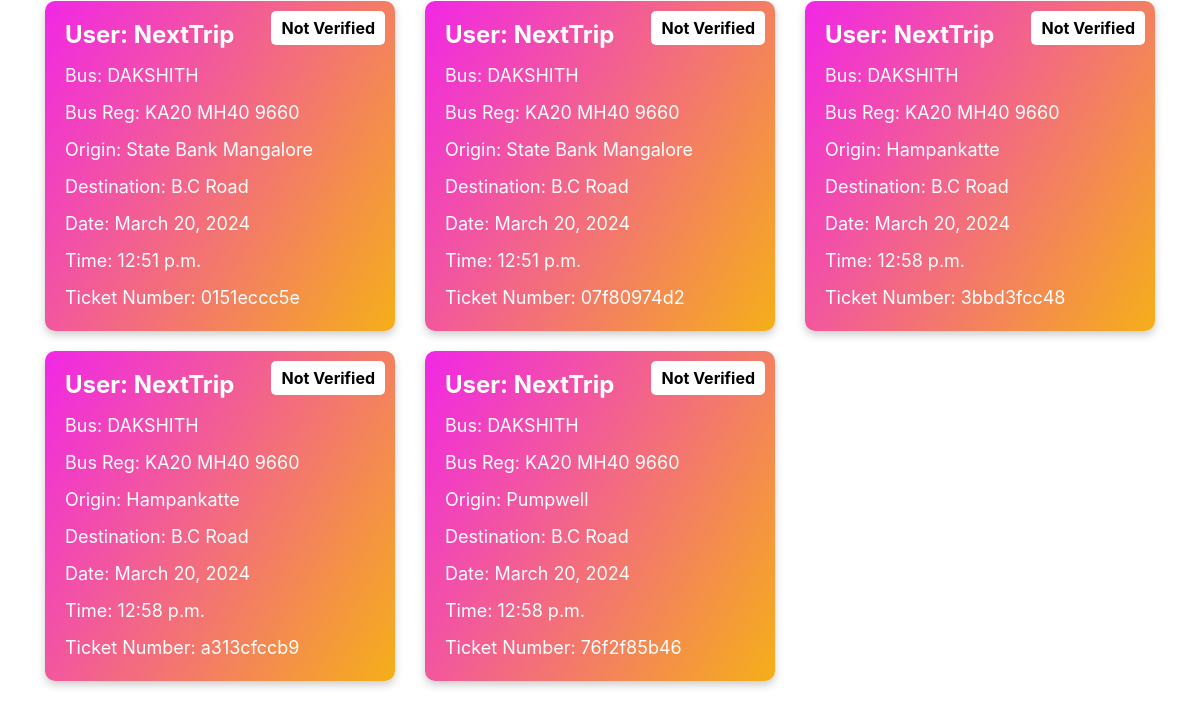
/buytickets/ticket-details/ (signed in, lower part), run on an earlier commit of the app's database.
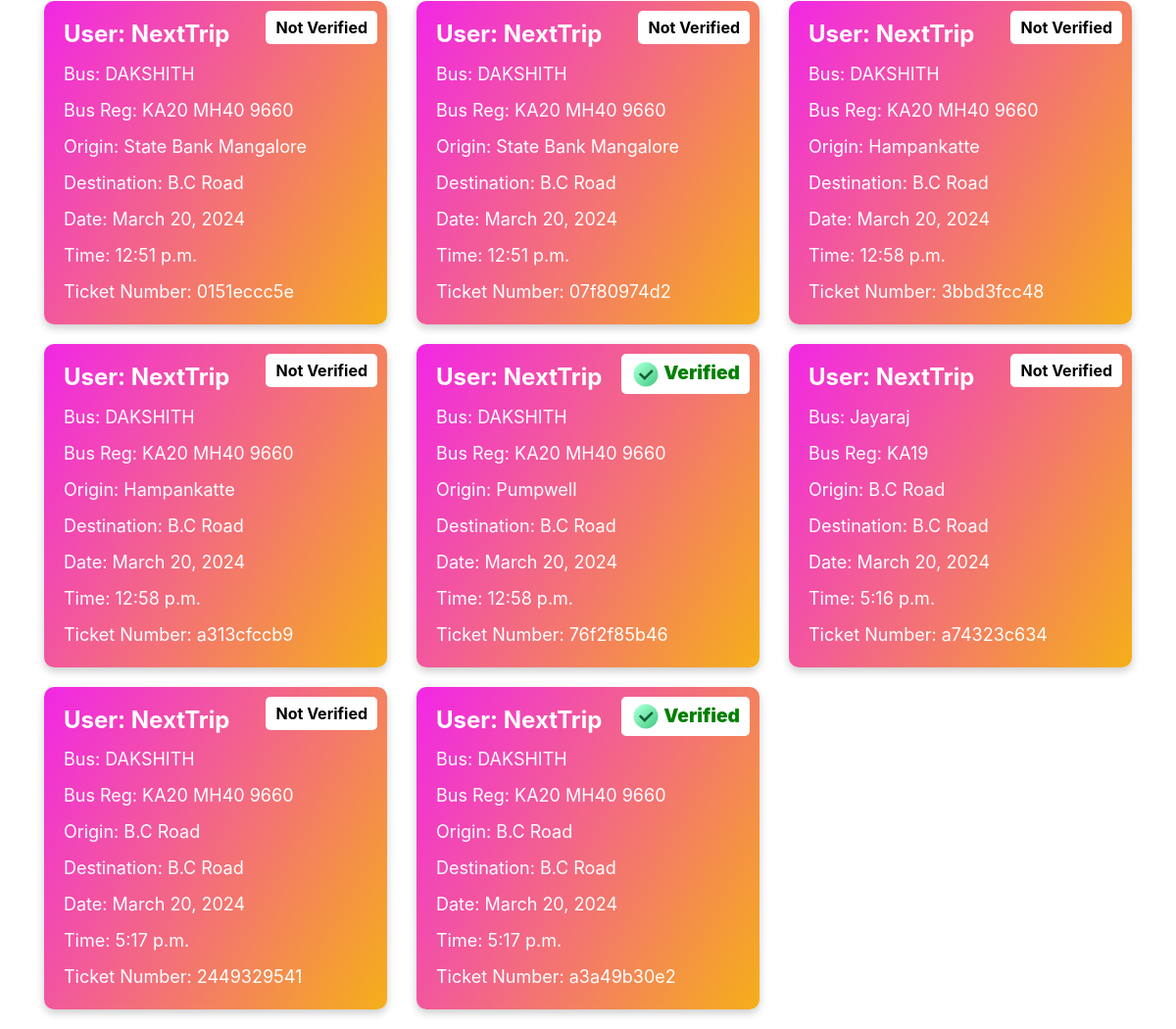
And on a later commit of the database.
### buytickets/models.py (models this page shows)
class Ticket(models.Model):
    user = models.ForeignKey(User, on_delete=models.CASCADE)
    origin = models.ForeignKey(Station, on_delete=models.CASCADE, related_name='origin_tickets')
    destination = models.ForeignKey(Station, on_delete=models.CASCADE, related_name='destination_tickets')
    date = models.DateField()
    time = models.TimeField()
    cost = models.FloatField()
    ticket_number = models.CharField(max_length=10, unique=True)
    is_verified = models.BooleanField(default=False)
    bus = models.ForeignKey(Bus, on_delete=models.CASCADE)  # ForeignKey to Bus model

### nextbus/models.py (models this page shows, shortened)
class Bus(models.Model):
    number = models.CharField(max_length=20)
    name = models.CharField(max_length=100)
    reg_number = models.CharField(max_length=20)
    capacity = models.IntegerField()

class Station(models.Model):
    name = models.CharField(max_length=100)
    def __str__(self):
        return self.name

### buytickets/views.py (the view)
# urls.py: path('ticket-details/', ticket_details, name='ticket_details'),
@login_required
def ticket_details(request):
    user_tickets = Ticket.objects.filter(user=request.user)
    return render(request, 'buytickets/ticket_details.html', {'user_tickets': user_tickets})

### buytickets/templates/buytickets/ticket_details.html (shortened to what this page needs)
{% load static%}
<!DOCTYPE html>
<html>
<head>
    <link rel="stylesheet" href="https://maxcdn.bootstrapcdn.com/bootstrap/4.5.2/css/bootstrap.min.css">
</head>
<body>
    <div class="container">
        <div class="row">
            {% for ticket in user_tickets %}
            <div class="col-md-4">
                <div class="card">
                    <div class="card-body">
                        <h5 class="card-title">User: {{ ticket.user }}</h5>
                        <p class="card-text">Bus: {{ ticket.bus.name }}</p>
                        <p class="card-text">Bus Reg: {{ ticket.bus.reg_number }}</p>
                        <p class="card-text">Origin: {{ ticket.origin }}</p>
                        <p class="card-text">Destination: {{ ticket.destination }}</p>
                        <p class="card-text">Date: {{ ticket.date }}</p>
                        <p class="card-text">Time: {{ ticket.time }}</p>
                        <p class="card-text">Ticket Number: {{ ticket.ticket_number }}</p>
                    </div>
                    <div class="card-badge ">{% if ticket.is_verified %}<p class="verify"> Verified
                    </p>{% else %}Not Verified{% endif %}</div>
                </div>
            </div>
            {% endfor %}
        </div>
    </div>
</body>
</html>

What changed in the data, as far as the page shows it:
changed Ticket "Pumpwell": is_verified "Not Verified" → "Verified"
added Ticket: user "NextTrip", bus.name "Jayaraj", bus.reg_number "KA19", origin "B.C Road", destination "B.C Road", date "March 20, 2024", time "5:16 p.m.", ticket_number "a74323c634", is_verified "Not Verified"
added Ticket: user "NextTrip", bus.name "DAKSHITH", bus.reg_number "KA20 MH40 9660", origin "B.C Road", destination "B.C Road", date "March 20, 2024", time "5:17 p.m.", ticket_number "2449329541", is_verified "Not Verified"
added Ticket: user "NextTrip", bus.name "DAKSHITH", bus.reg_number "KA20 MH40 9660", origin "B.C Road", destination "B.C Road", date "March 20, 2024", time "5:17 p.m.", ticket_number "a3a49b30e2", is_verified True (drawn)
